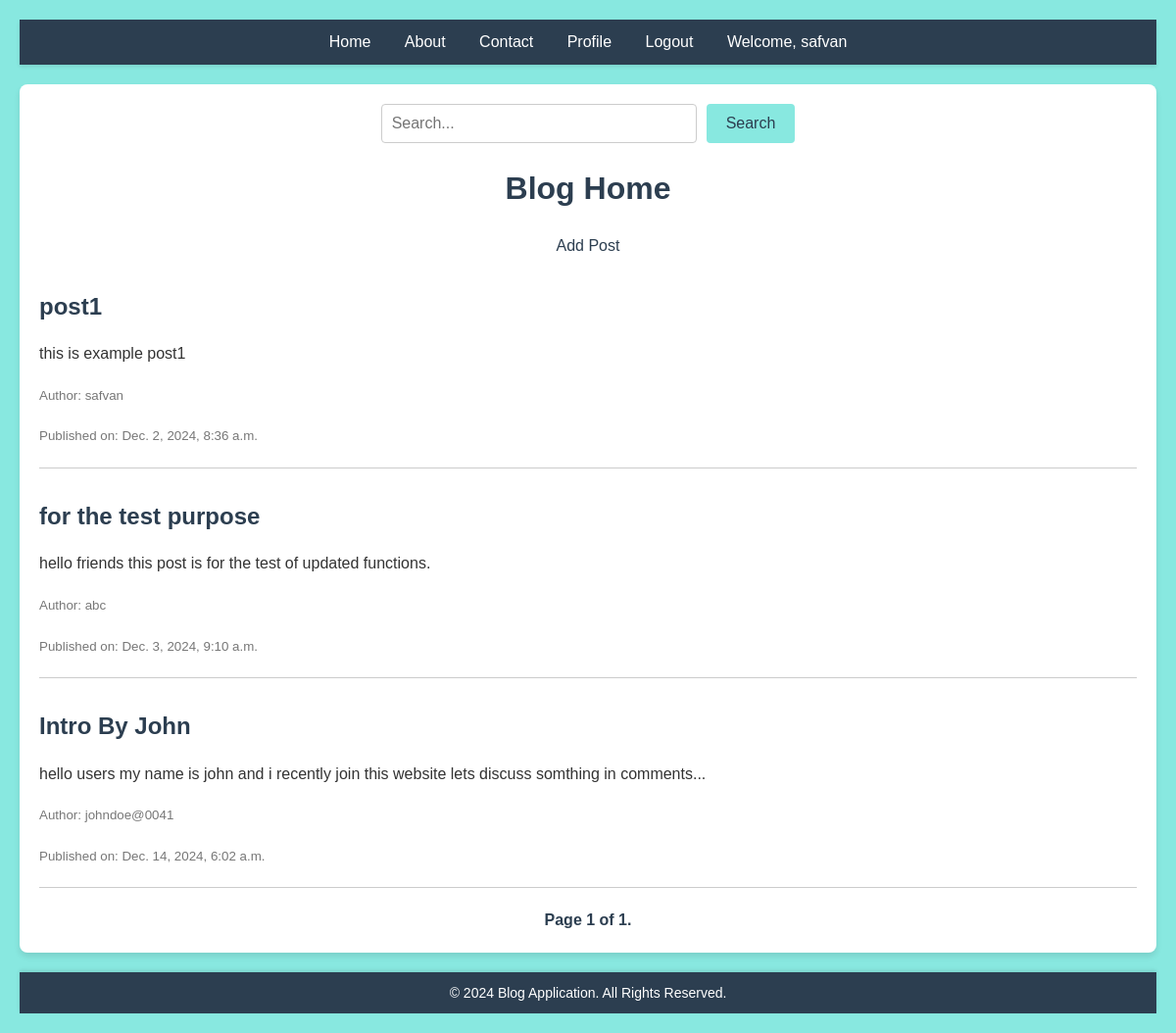
The app's page / (signed in) with its own data.
### blog/models.py (models this page shows, shortened)
class Post(models.Model):
    title = models.CharField(max_length=200)
    content = models.TextField()
    author = models.ForeignKey(User, on_delete=models.CASCADE)
    created_at = models.DateTimeField(auto_now_add=True)
    category = models.ForeignKey(Category, on_delete=models.SET_NULL, null=True)
    tags = models.ManyToManyField(Tag, blank=True)
    is_featured = models.BooleanField(default=False)

### blog/views.py (the view)
# urls.py: path('', views.home, name='home'),
def home(request):
    query = request.GET.get('q', '')  # Default to empty string if no query is present
    if query:
        posts = Post.objects.filter(title__icontains=query) | Post.objects.filter(content__icontains=query)
    else:
        posts = Post.objects.all()
    featured_posts = Post.objects.filter(is_featured=True)  # Example for featured posts
    context = {
        'posts': posts,
        'featured_posts': featured_posts,
    }
    paginator = Paginator(posts, 5)  # Show 5 posts per page
    page_number = request.GET.get('page')
    page_obj = paginator.get_page(page_number)
    return render(request, 'blog/home.html', {'posts': page_obj})

### blog/templates/blog/home.html (shortened to what this page needs)
{% extends 'blog/base.html' %}
{% load static %}
{% block content %}
    <form method="GET" action="{% url 'home' %}">
        <input type="text" name="q" placeholder="Search..." value="{{ request.GET.q }}">
        <button type="submit">Search</button>
    </form>
    <h1>Blog Home</h1>
    {% if user.is_authenticated %}
        <ul>
            <li><a href="{% url 'add_post' %}">Add Post</a></li>
        </ul>
    {% else %}
        <ul>
            <li><a href="{% url 'login' %}">Login</a></li>
            <li><a href="{% url 'register' %}">Register</a></li>
        </ul>
    {% endif %}
    {% if posts %}
        {% for post in posts %}
            <h2><a href="{% url 'post_detail' post.id %}">{{ post.title }}</a></h2>
            <p>{{ post.content|truncatewords:20 }}</p>
            <p><small>Author: {{ post.author }}</small></p>
            <p><small>Published on: {{ post.created_at }}</small></p>
            <hr>
        {% endfor %}
    {% else %}
        <p>No blog posts available{% if request.GET.q %} matching "{{ request.GET.q }}"{% endif %}.</p>
    {% endif %}
    <div class="pagination">
        <span class="step-links">
            <span class="current">
                Page {{ posts.number }} of {{ posts.paginator.num_pages }}.
            </span>
        </span>
    </div>
{% endblock %}

### blog/templates/blog/base.html (shortened to what this page needs)
{% load static %}
<!DOCTYPE html>
<html lang="en">
<head>
</head>
<body>
    <nav>
        <ul>
            <li><a href="{% url 'home' %}">Home</a></li>
            <li><a href="#">About</a></li>
            <li><a href="#">Contact</a></li>
            {% if user.is_authenticated %}
                <li><a href="{% url 'profile' %}">Profile</a></li>
                <li><a href="{% url 'logout' %}">Logout</a></li>
                <li><a href="#">Welcome, {{ user.username }}</a></li>
            {% else %}
                <li><a href="{% url 'login' %}">Login</a></li>
                <li><a href="{% url 'register' %}">Register</a></li>
            {% endif %}
        </ul>
    </nav>
    <div class="container">
        {% block content %}
        {% endblock %}
    </div>
    <footer>
        <p>&copy; 2024 Blog Application. All Rights Reserved.</p>
    </footer>
</body>
</html>

### blog/templates/blog/base.html (style rules this page uses)
body { font-family: Arial, sans-serif; margin: 0; padding: 0; background-color: #88e8e0; color: #333; line-height: 1.6; }
nav { background-color: #2c3e50; padding: 10px 0; box-shadow: 0 2px 4px rgba(0, 0, 0, 0.1); }
nav ul { list-style-type: none; margin: 0; padding: 0; text-align: center; }
nav ul li { display: inline; margin: 0 15px; }
nav ul li a { color: #ffffff; text-decoration: none; font-size: 16px; transition: color 0.3s ease; }
.container { max-width: 1200px; margin: 20px auto; padding: 20px; background-color: #ffffff; border-radius: 8px; box-shadow: 0 4px 6px rgba(0, 0, 0, 0.1); }
footer { background-color: #2c3e50; color: #ffffff; text-align: center; padding: 10px 0; margin-top: 20px; box-shadow: 0 -2px 4px rgba(0, 0, 0, 0.1); }
footer p { margin: 0; font-size: 14px; }

### blog/templates/blog/home.html (style rules this page uses)
body { font-family: Arial, sans-serif; background-color: #88e8e0; margin: 0; padding: 20px; color: #333; }
h1, h2 { color: #2c3e50; }
h1 { text-align: center; margin-bottom: 20px; }
h2 { margin-top: 30px; margin-bottom: 10px; }
form[method="GET"] { display: flex; justify-content: center; margin-bottom: 20px; }
form[method="GET"] input[type="text"] { width: 300px; padding: 10px; border: 1px solid #ccc; border-radius: 4px; font-size: 16px; margin-right: 10px; }
form[method="GET"] button { background-color: #88e8e0; color: #2c3e50; padding: 10px 20px; border: none; border-radius: 4px; font-size: 16px; cursor: pointer; transition: background-color 0.3s ease; }
ul { list-style-type: none; padding: 0; text-align: center; margin-bottom: 20px; }
ul li { display: inline; margin: 0 10px; }
ul li a { color: #88e8e0; text-decoration: none; font-size: 16px; transition: color 0.3s ease; }
ul li a { color: #2c3e50; text-decoration: none; font-size: 16px; transition: color 0.3s ease; }
h2 a { color: #2c3e50; text-decoration: none; transition: color 0.3s ease; }
p { line-height: 1.6; margin-bottom: 10px; }
small { color: #777; }
hr { border: 0; height: 1px; background: #ccc; margin: 20px 0; }
.pagination { text-align: center; margin-top: 20px; }
.pagination .current { font-weight: bold; color: #2c3e50; }

### records on screen
Post: title "post1", content "this is example post1", author "safvan", created_at "Dec. 2, 2024, 8:36 a.m."
Post: title "for the test purpose", content "hello friends this post is for the test of updated functions.", author "abc", created_at "Dec. 3, 2024, 9:10 a.m."
Post: title "Intro By John", content "hello users my name is john and i recently join this website lets discuss somthing in comments...", author "johndoe@0041", created_at "Dec. 14, 2024, 6:02 a.m."

### other values on screen
{{ user.username }} "safvan"
{{ posts.number }} "1"
{{ posts.paginator.num_pages }} "1"
